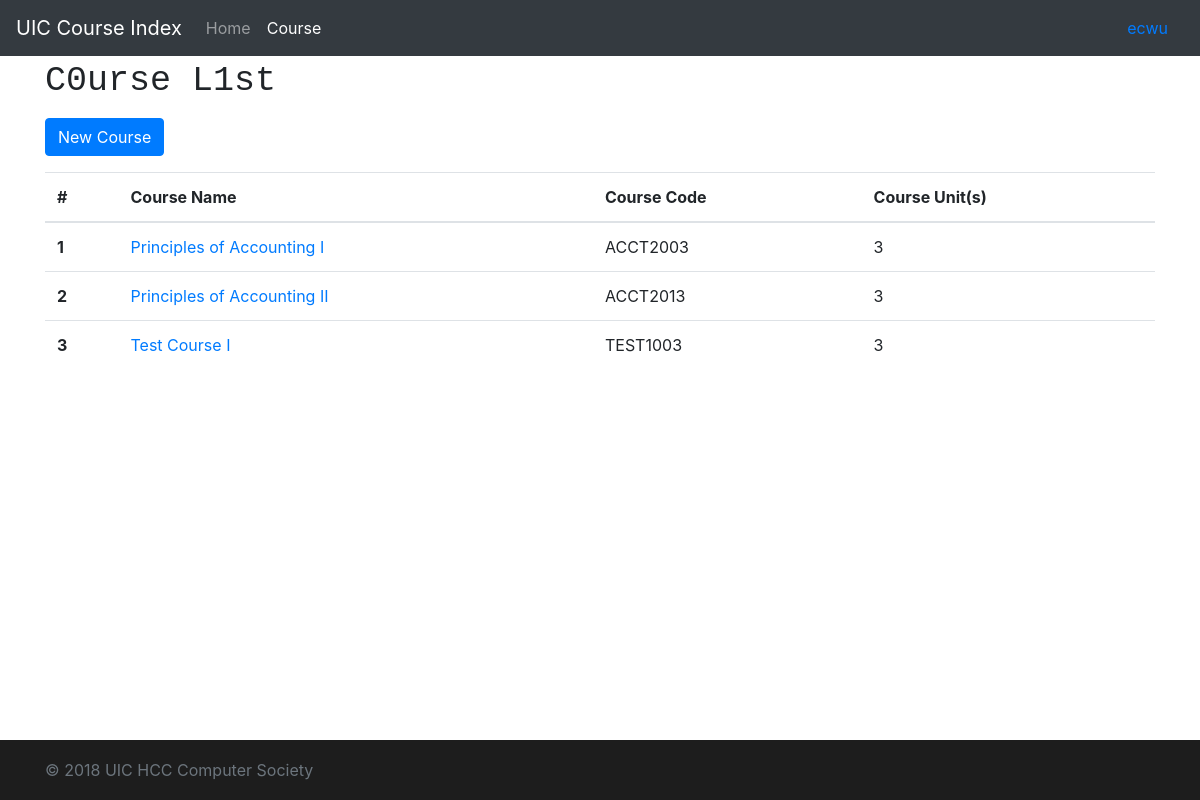
The page /course/ (signed in) on the database as committed earlier.
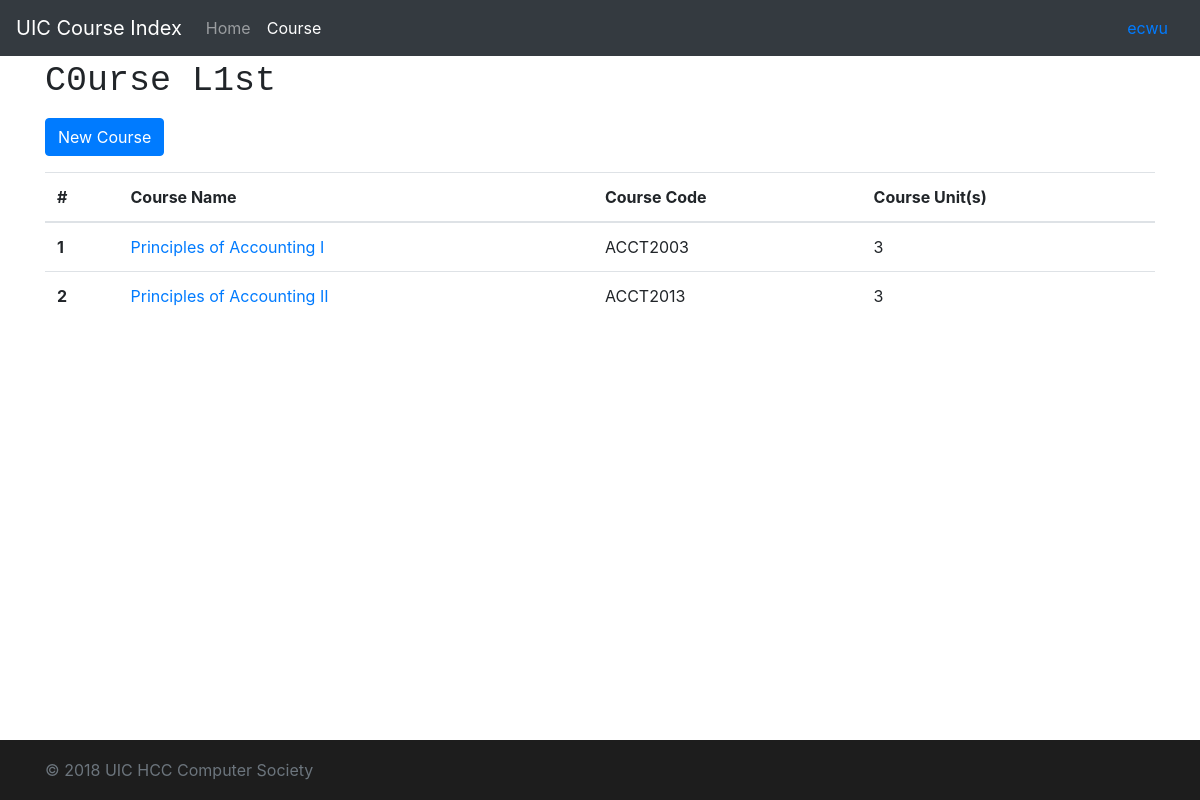
The same page on the database as committed later.
### course/models.py (models this page shows, shortened)
class Course(models.Model):
    course_name_en = models.TextField(null=True)
    course_name_cn = models.TextField(null=True)
    course_code = models.CharField(max_length=32, default='EMPTY_COURSE_CODE')
    course_units = models.IntegerField()
    course_class = models.CharField(max_length=32, default='DEFAULT_CLASS')
    course_descriptions = models.TextField(null=True)

### course/views.py (the view)
# urls.py: path('course/', views.course_list, name='course_list'),
def course_list(request):
    if not request.user.is_authenticated:
        return redirect('/')
    else:
        userdata = request.user
        course_all = models.Course.objects.all()
        return render(request, 'course/course.html', {'userdata': userdata, 'courses': course_all})

### course/templates/course/course.html (shortened to what this page needs)
<!doctype html>
<html lang="en">
  <head>
    <link href="https://cdn.bootcss.com/bootstrap/4.0.0/css/bootstrap.min.css" rel="stylesheet">
    {% load static %}
    <link href="{% static "course/css/login_page.css" %}" rel="stylesheet">
</head>
  <body>
    <header>
      <nav class="navbar navbar-expand-md navbar-dark fixed-top bg-dark">
        <a class="navbar-brand" href="{% url 'home_page' %}">UIC Course Index</a>
        <div class="collapse navbar-collapse" id="navbarCollapse">
          <ul class="navbar-nav mr-auto">
            <li class="nav-item">
              <a class="nav-link" href="{% url 'home_page' %}">Home</a>
            </li>
            <li class="nav-item active">
              <a class="nav-link" href="{% url 'course_list' %}">Course <span class="sr-only">(current)</span></a>
            </li>
          </ul>
        </div>
        <a href="{% url 'logout_receiver' %}" class="form-inline nav-link mt-2 mt-md-0">{{ userdata.username }}</a>
      </nav>
    </header>
    <main role="main" class="container">
        <h1><pre>C0urse L1st</pre></h1>
        <a href="{% url 'course_detail_edit' '0' %}" class="btn btn-primary">New Course</a>
        <table class="table table-hover" style="margin-top: 1rem;">
            <thead>
                <tr>
                    <th scope="col">#</th>
                    <th scope="col">Course Name</th>
                    <th scope="col">Course Code</th>
                    <th scope="col">Course Unit(s)</th>
                </tr>
            </thead>
            <tbody>
                {% for course in courses %}
                    <tr>
                        <th scope="row">{{ course.id }}</th>
                        <td><a href="{% url 'course_detail' course.id %}">{{ course.course_name_en }}</a></td>
                        <td>{{ course.course_code }}</td>
                        <td>{{ course.course_units }}</td>
                    </tr>
                {% endfor %}
            </tbody>
        </table>
    </main>
    <footer class="footer">
      <div class="container">
        <span class="text-muted">&copy; 2018 UIC HCC Computer Society</span>
      </div>
    </footer>
    {% load static %}
  </body>
</html>

Rows that differ between the two databases and show on the page:
removed Course: id "3", course_name_en "Test Course I", course_code "TEST1003", course_units "3"
